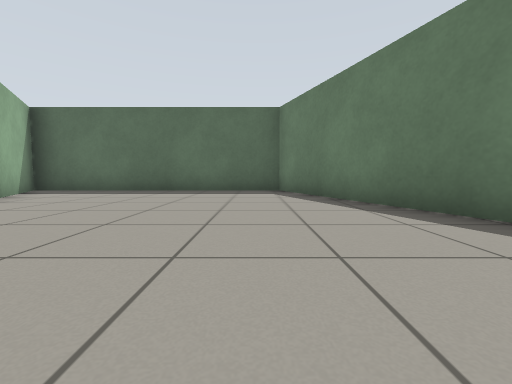
[1] (above)

12 first-person views from a walk through a world built for the Gazebo simulator. The camera is 0.5 m above the floor, tilts 4° down and sees 90° across. The floor is counted in squares, 1 m on a side. Each view is taken from the middle of a square. On the plan, view 1 faces up. The plan holds only what a view shows up to about 9 squares ahead; the rest is blank.

[2]
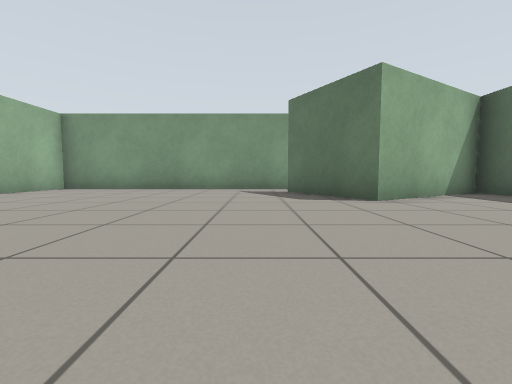

[3]
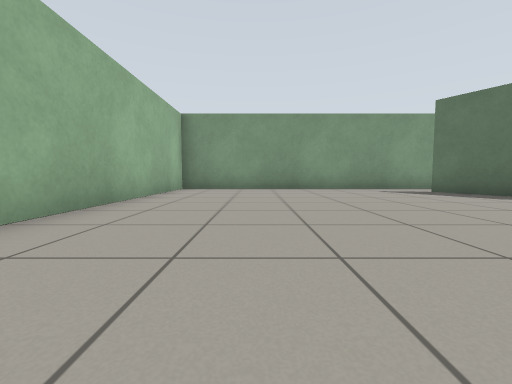

[4]
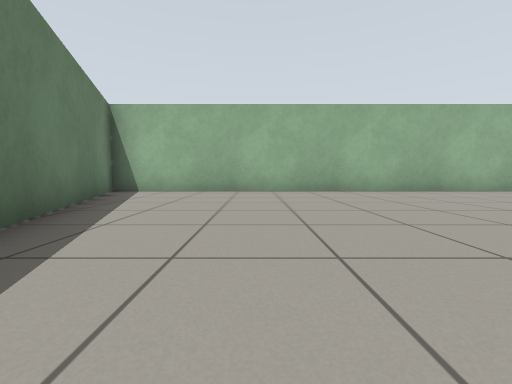

[5]
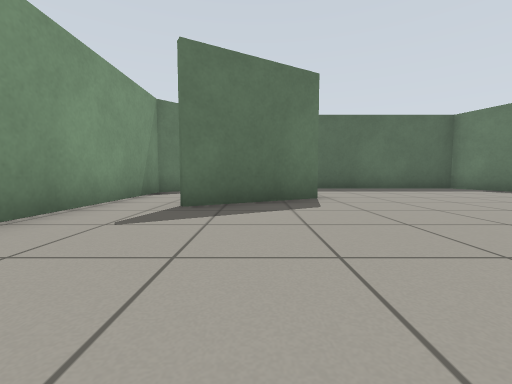

[6]
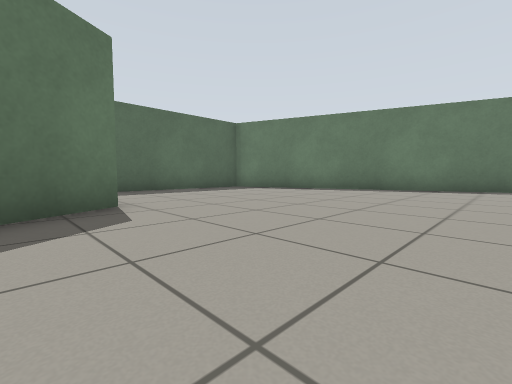

[7]
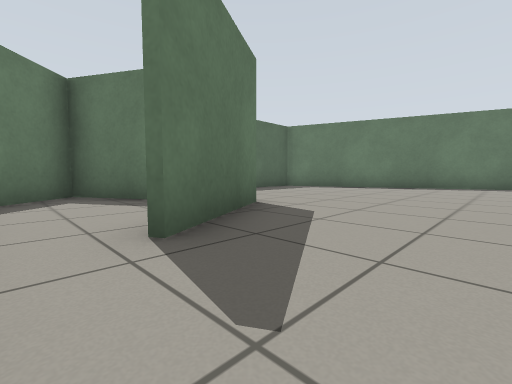

[8]
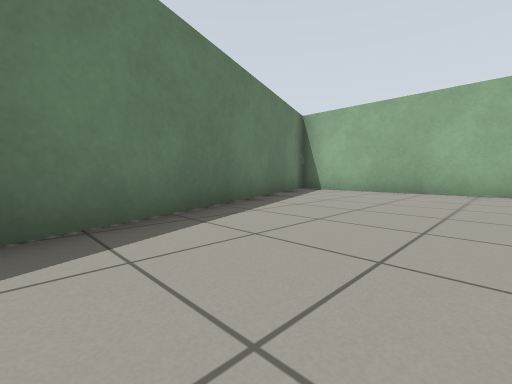

[9]
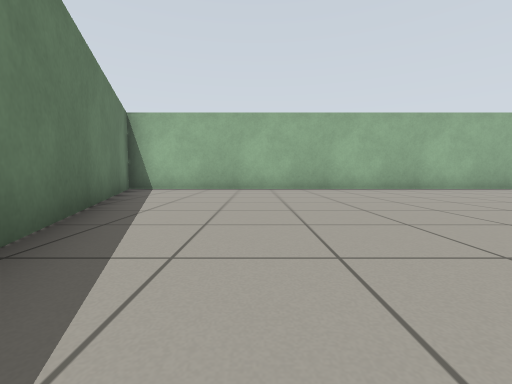

[10]
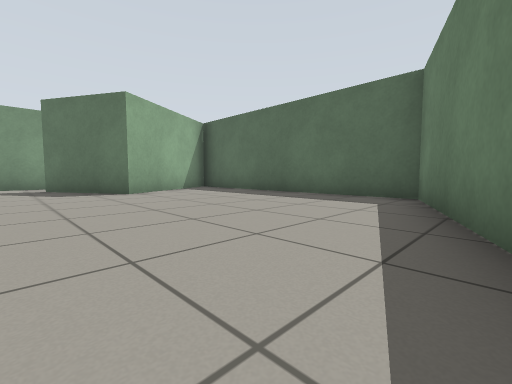

[11]
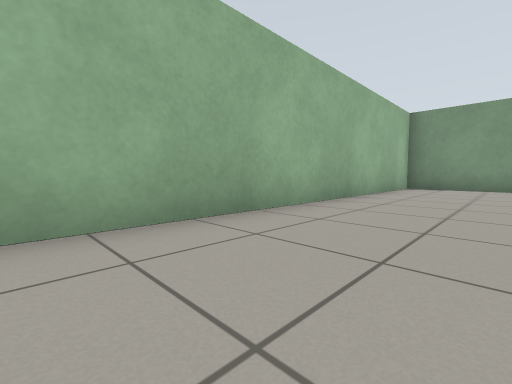

[12]
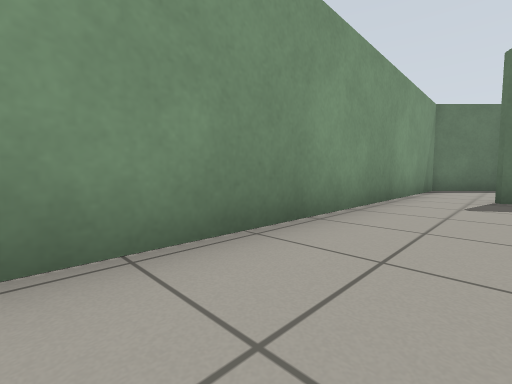

### Floor plan
Points are (right, up) in squares from view 1. A wall is a line through its corners. A room is listed if a view was taken in it or the views show most of it. See-through windows are left out.
Room 1 (views 1, 2, 3, 4, 5, 6, 7, 8, 9, 10, 11, 12)
walls: (-8.6, 3.5) (-8.6, -4.5) (5.2, -4.5) (0.7, 7.8) (-6.8, 7.8) (-4.7, 4.3) (-7.1, 2.9)
ways out: opening at (-8, 4) to room 2
Room 2 (no view inside)
walls: (-6, 6.1) (-6.9, 7.7) (-8.6, 6) (-8.6, 3.5)
ways out: opening at (-8, 4) to room 1

Positions as (right, up) in squares from view 1, and headings:
1: (0, 0), facing up
2: (0, 2), facing left
3: (0, -2), facing left
4: (1, 3), facing down
5: (-6, -1), facing up
6: (-6, 0), facing up-right
7: (-8, 1), facing up-right
8: (0, 3), facing down-right
9: (1, 4), facing down
10: (2, 2), facing up-left
11: (1, -2), facing down-left
12: (-7, -3), facing up-left
